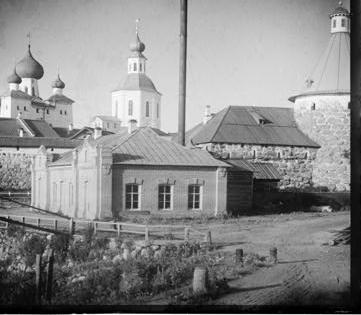
%> input picture assignment_1/00351v_R.jpg, 361 x 315 px
$ octave test_ex1.m   (GNU Octave 9; MATLAB toolbox functions it lacks are replaced by stand-ins)
%> lines starting %> are read from the running program, lines starting %| are printed output that depends on the picture
### assignment_1/getShift.m
% Function getShift
% takes two images A and B as inputm, shifts the B image in a range of
% [-15 15] in x and y direction and calculates the normalized
% cross-correlation (NCC) to A.
% Returns the x and y shift, where the NCC is max.
function [h,v] = getShift(A,B)
    corr_max = 0;
    for i = -15:15
       for j = -15:15
          temp = corr2(A, circshift(B,[i,j]));
          if temp > corr_max
              corr_max = temp;
              h = i;
              v = j;
          end
       end
    end
end

### assignment_1/test_ex1.m
% [11 lines of commented-out code are left out]

r = imread('00351v_R.jpg');
%> r is the input picture: size 315x361 uint8; min 0, max 255, mean 138.2
g = imread('00351v_G.jpg');
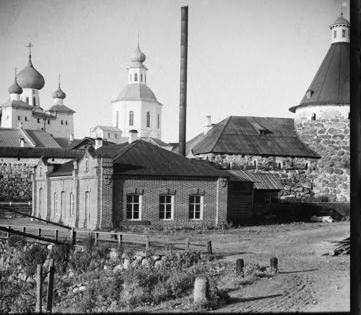
%> input picture assignment_1/00351v_G.jpg, 361 x 315 px
%> g is the input picture: size 315x361 uint8; min 0, max 255, mean 139.5
b = imread('00351v_B.jpg');
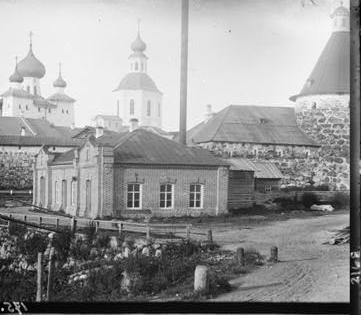
%> input picture assignment_1/00351v_B.jpg, 361 x 315 px
%> b is the input picture: size 315x361 uint8; min 0, max 255, mean 150.5

%r = imread('01112v_R.jpg');
%g = imread('01112v_G.jpg');
%b = imread('01112v_B.jpg');

[i_g, j_g] = getShift(r,g);
%> after the loop in getShift, `for i = -15:15`: corr_max = 0.719; h = -10; v = -1
%> i_g = -10; j_g = -1
[i_b, j_b] = getShift(r,b);
%> i_b = 1; j_b = -1

img = cat(3, r, circshift(g,[i_g, j_g]), circshift(b,[i_b, j_b]));
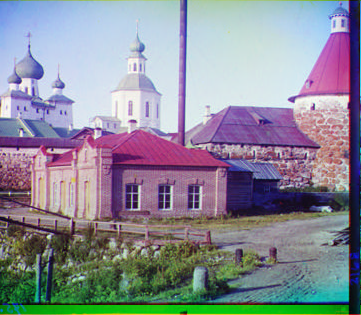
%> img: size 315x361x3 uint8; mean R, G, B 138.2, 139.5, 150.5
